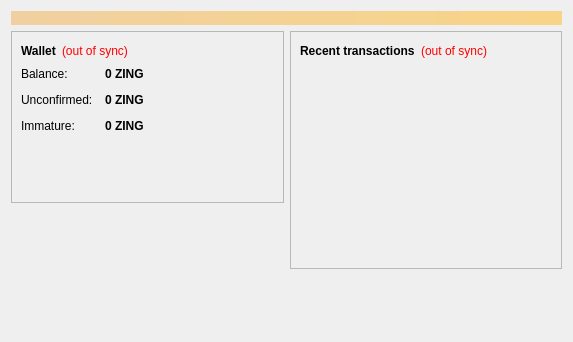
<?xml version="1.0" encoding="UTF-8"?>
<ui version="4.0">
 <class>OverviewPage</class>
 <widget class="QWidget" name="OverviewPage">
  <property name="geometry">
   <rect>
    <x>0</x>
    <y>0</y>
    <width>573</width>
    <height>342</height>
   </rect>
  </property>
  <property name="windowTitle">
   <string>Form</string>
  </property>
  <layout class="QVBoxLayout" name="topLayout">
   <item>
    <widget class="QLabel" name="labelAlerts">
     <property name="visible">
      <bool>false</bool>
     </property>
     <property name="styleSheet">
      <string notr="true">background-color: qlineargradient(x1: 0, y1: 0, x2: 1, y2: 0, stop:0 #F0D0A0, stop:1 #F8D488); color:#000000;</string>
     </property>
     <property name="wordWrap">
      <bool>true</bool>
     </property>
     <property name="margin">
      <number>3</number>
     </property>
    </widget>
   </item>
   <item>
    <layout class="QHBoxLayout" name="horizontalLayout" stretch="1,1">
     <item>
      <layout class="QVBoxLayout" name="verticalLayout_2">
       <item>
        <widget class="QFrame" name="frame">
         <property name="frameShape">
          <enum>QFrame::StyledPanel</enum>
         </property>
         <property name="frameShadow">
          <enum>QFrame::Raised</enum>
         </property>
         <layout class="QVBoxLayout" name="verticalLayout_4">
          <item>
           <layout class="QHBoxLayout" name="horizontalLayout_4">
            <item>
             <widget class="QLabel" name="label_5">
              <property name="font">
               <font>
                <weight>75</weight>
                <bold>true</bold>
               </font>
              </property>
              <property name="text">
               <string>Wallet</string>
              </property>
             </widget>
            </item>
            <item>
             <widget class="QLabel" name="labelWalletStatus">
              <property name="toolTip">
               <string>&lt;html&gt;&lt;head/&gt;&lt;body&gt;&lt;p&gt;The displayed information may be out of date. Your wallet automatically synchronizes with the Zingcoin network after a connection is established, but this process has not completed yet.&lt;/p&gt;&lt;/body&gt;&lt;/html&gt;</string>
              </property>
              <property name="styleSheet">
               <string notr="true">QLabel { color: red; }</string>
              </property>
              <property name="text">
               <string notr="true">(out of sync)</string>
              </property>
              <property name="alignment">
               <set>Qt::AlignLeading|Qt::AlignLeft|Qt::AlignVCenter</set>
              </property>
             </widget>
            </item>
            <item>
             <spacer name="horizontalSpacer_2">
              <property name="orientation">
               <enum>Qt::Horizontal</enum>
              </property>
              <property name="sizeHint" stdset="0">
               <size>
                <width>40</width>
                <height>20</height>
               </size>
              </property>
             </spacer>
            </item>
           </layout>
          </item>
          <item>
           <layout class="QFormLayout" name="formLayout_2">
            <property name="fieldGrowthPolicy">
             <enum>QFormLayout::AllNonFixedFieldsGrow</enum>
            </property>
            <property name="horizontalSpacing">
             <number>12</number>
            </property>
            <property name="verticalSpacing">
             <number>12</number>
            </property>
            <item row="0" column="0">
             <widget class="QLabel" name="label">
              <property name="text">
               <string>Balance:</string>
              </property>
             </widget>
            </item>
            <item row="0" column="1">
             <widget class="QLabel" name="labelBalance">
              <property name="font">
               <font>
                <weight>75</weight>
                <bold>true</bold>
               </font>
              </property>
              <property name="cursor">
               <cursorShape>IBeamCursor</cursorShape>
              </property>
              <property name="toolTip">
               <string>Your current balance</string>
              </property>
              <property name="text">
               <string notr="true">0 ZING</string>
              </property>
              <property name="textInteractionFlags">
               <set>Qt::LinksAccessibleByMouse|Qt::TextSelectableByKeyboard|Qt::TextSelectableByMouse</set>
              </property>
             </widget>
            </item>
            <item row="1" column="0">
             <widget class="QLabel" name="label_3">
              <property name="text">
               <string>Unconfirmed:</string>
              </property>
             </widget>
            </item>
            <item row="1" column="1">
             <widget class="QLabel" name="labelUnconfirmed">
              <property name="font">
               <font>
                <weight>75</weight>
                <bold>true</bold>
               </font>
              </property>
              <property name="cursor">
               <cursorShape>IBeamCursor</cursorShape>
              </property>
              <property name="toolTip">
               <string>Total of transactions that have yet to be confirmed, and do not yet count toward the current balance</string>
              </property>
              <property name="text">
               <string notr="true">0 ZING</string>
              </property>
              <property name="textInteractionFlags">
               <set>Qt::LinksAccessibleByMouse|Qt::TextSelectableByKeyboard|Qt::TextSelectableByMouse</set>
              </property>
             </widget>
            </item>
            <item row="2" column="0">
             <widget class="QLabel" name="labelImmatureText">
              <property name="text">
               <string>Immature:</string>
              </property>
             </widget>
            </item>
            <item row="2" column="1">
             <widget class="QLabel" name="labelImmature">
              <property name="font">
               <font>
                <weight>75</weight>
                <bold>true</bold>
               </font>
              </property>
              <property name="toolTip">
               <string>Mined balance that has not yet matured</string>
              </property>
              <property name="text">
               <string notr="true">0 ZING</string>
              </property>
              <property name="textInteractionFlags">
               <set>Qt::LinksAccessibleByMouse|Qt::TextSelectableByKeyboard|Qt::TextSelectableByMouse</set>
              </property>
             </widget>
            </item>
           </layout>
          </item>
          <item>
           <spacer name="verticalSpacer_3">
            <property name="orientation">
             <enum>Qt::Vertical</enum>
            </property>
            <property name="sizeHint" stdset="0">
             <size>
              <width>20</width>
              <height>40</height>
             </size>
            </property>
           </spacer>
          </item>
          <item>
           <widget class="QLabel" name="label_wallet_bgcoin">
            <property name="text">
             <string/>
            </property>
            <property name="pixmap">
             <pixmap resource="../bitcoin.qrc">:/icons/bitcoin</pixmap>
            </property>
            <property name="scaledContents">
             <bool>false</bool>
            </property>
            <property name="alignment">
             <set>Qt::AlignCenter</set>
            </property>
            <property name="margin">
             <number>-2</number>
            </property>
           </widget>
          </item>
         </layout>
        </widget>
       </item>
       <item>
        <spacer name="verticalSpacer">
         <property name="orientation">
          <enum>Qt::Vertical</enum>
         </property>
         <property name="sizeHint" stdset="0">
          <size>
           <width>20</width>
           <height>40</height>
          </size>
         </property>
        </spacer>
       </item>
      </layout>
     </item>
     <item>
      <layout class="QVBoxLayout" name="verticalLayout_3">
       <item>
        <widget class="QFrame" name="frame_2">
         <property name="frameShape">
          <enum>QFrame::StyledPanel</enum>
         </property>
         <property name="frameShadow">
          <enum>QFrame::Raised</enum>
         </property>
         <layout class="QVBoxLayout" name="verticalLayout">
          <item>
           <layout class="QHBoxLayout" name="horizontalLayout_2">
            <item>
             <widget class="QLabel" name="label_4">
              <property name="text">
               <string>&lt;b&gt;Recent transactions&lt;/b&gt;</string>
              </property>
             </widget>
            </item>
            <item>
             <widget class="QLabel" name="labelTransactionsStatus">
              <property name="toolTip">
               <string>&lt;html&gt;&lt;head/&gt;&lt;body&gt;&lt;p&gt;The displayed information may be out of date. Your wallet automatically synchronizes with the Zingcoin network after a connection is established, but this process has not completed yet.&lt;/p&gt;&lt;/body&gt;&lt;/html&gt;</string>
              </property>
              <property name="styleSheet">
               <string notr="true">QLabel { color: red; }</string>
              </property>
              <property name="text">
               <string notr="true">(out of sync)</string>
              </property>
              <property name="alignment">
               <set>Qt::AlignRight|Qt::AlignTrailing|Qt::AlignVCenter</set>
              </property>
             </widget>
            </item>
            <item>
             <spacer name="horizontalSpacer">
              <property name="orientation">
               <enum>Qt::Horizontal</enum>
              </property>
              <property name="sizeHint" stdset="0">
               <size>
                <width>40</width>
                <height>20</height>
               </size>
              </property>
             </spacer>
            </item>
           </layout>
          </item>
          <item>
           <widget class="QListView" name="listTransactions">
            <property name="styleSheet">
             <string notr="true">QListView { background: transparent; }</string>
            </property>
            <property name="frameShape">
             <enum>QFrame::NoFrame</enum>
            </property>
            <property name="verticalScrollBarPolicy">
             <enum>Qt::ScrollBarAlwaysOff</enum>
            </property>
            <property name="horizontalScrollBarPolicy">
             <enum>Qt::ScrollBarAlwaysOff</enum>
            </property>
            <property name="selectionMode">
             <enum>QAbstractItemView::NoSelection</enum>
            </property>
           </widget>
          </item>
         </layout>
        </widget>
       </item>
       <item>
        <spacer name="verticalSpacer_2">
         <property name="orientation">
          <enum>Qt::Vertical</enum>
         </property>
         <property name="sizeHint" stdset="0">
          <size>
           <width>20</width>
           <height>40</height>
          </size>
         </property>
        </spacer>
       </item>
      </layout>
     </item>
    </layout>
   </item>
  </layout>
 </widget>
 <resources>
  <include location="../bitcoin.qrc"/>
 </resources>
 <connections/>
</ui>
